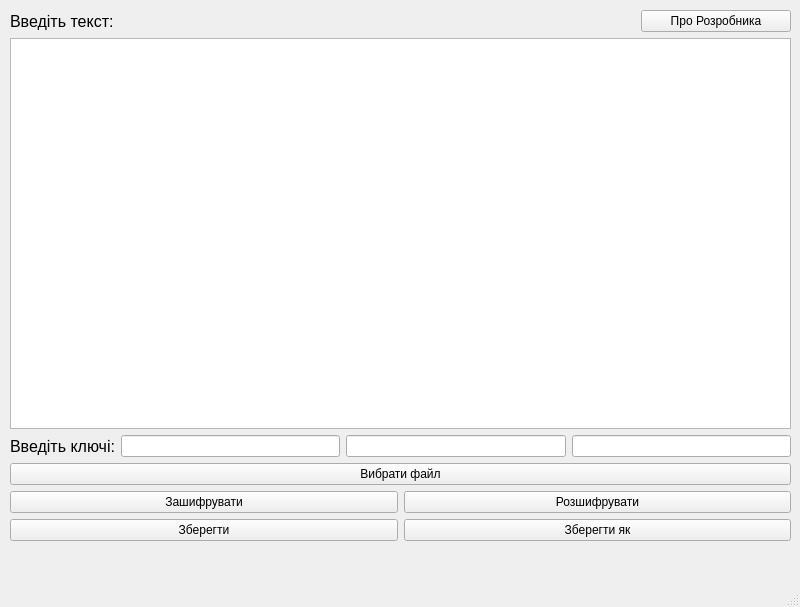
<?xml version="1.0" encoding="UTF-8"?>
<ui version="4.0">
 <class>MainWindow</class>
 <widget class="QMainWindow" name="MainWindow">
  <property name="geometry">
   <rect>
    <x>0</x>
    <y>0</y>
    <width>800</width>
    <height>607</height>
   </rect>
  </property>
  <property name="minimumSize">
   <size>
    <width>800</width>
    <height>607</height>
   </size>
  </property>
  <property name="maximumSize">
   <size>
    <width>800</width>
    <height>607</height>
   </size>
  </property>
  <property name="windowTitle">
   <string>MainWindow</string>
  </property>
  <widget class="QWidget" name="centralwidget">
   <widget class="QWidget" name="verticalLayoutWidget">
    <property name="geometry">
     <rect>
      <x>0</x>
      <y>0</y>
      <width>801</width>
      <height>551</height>
     </rect>
    </property>
    <layout class="QVBoxLayout" name="verticalLayout">
     <property name="sizeConstraint">
      <enum>QLayout::SetDefaultConstraint</enum>
     </property>
     <property name="leftMargin">
      <number>10</number>
     </property>
     <property name="topMargin">
      <number>10</number>
     </property>
     <property name="rightMargin">
      <number>10</number>
     </property>
     <property name="bottomMargin">
      <number>10</number>
     </property>
     <item>
      <layout class="QHBoxLayout" name="horizontalLayout_4">
       <item>
        <widget class="QLabel" name="label">
         <property name="enabled">
          <bool>true</bool>
         </property>
         <property name="font">
          <font>
           <pointsize>12</pointsize>
          </font>
         </property>
         <property name="text">
          <string>Введіть текст:</string>
         </property>
        </widget>
       </item>
       <item>
        <widget class="QPushButton" name="developer_info_button">
         <property name="maximumSize">
          <size>
           <width>150</width>
           <height>16777215</height>
          </size>
         </property>
         <property name="text">
          <string>Про Розробника</string>
         </property>
        </widget>
       </item>
      </layout>
     </item>
     <item>
      <widget class="QTextEdit" name="textEdit">
       <property name="font">
        <font>
         <pointsize>10</pointsize>
        </font>
       </property>
      </widget>
     </item>
     <item>
      <layout class="QHBoxLayout" name="horizontalLayout_3">
       <item>
        <widget class="QLabel" name="label_2">
         <property name="font">
          <font>
           <pointsize>12</pointsize>
          </font>
         </property>
         <property name="text">
          <string>Введіть ключі:</string>
         </property>
        </widget>
       </item>
       <item>
        <widget class="QLineEdit" name="key1"/>
       </item>
       <item>
        <widget class="QLineEdit" name="key2"/>
       </item>
       <item>
        <widget class="QLineEdit" name="key3"/>
       </item>
      </layout>
     </item>
     <item>
      <widget class="QPushButton" name="choose_file_button">
       <property name="text">
        <string>Вибрати файл</string>
       </property>
       <property name="autoDefault">
        <bool>false</bool>
       </property>
       <property name="default">
        <bool>false</bool>
       </property>
       <property name="flat">
        <bool>false</bool>
       </property>
      </widget>
     </item>
     <item>
      <layout class="QHBoxLayout" name="horizontalLayout">
       <item>
        <widget class="QPushButton" name="encrypt_button">
         <property name="text">
          <string>Зашифрувати</string>
         </property>
        </widget>
       </item>
       <item>
        <widget class="QPushButton" name="decrypt_button">
         <property name="text">
          <string>Розшифрувати</string>
         </property>
        </widget>
       </item>
      </layout>
     </item>
     <item>
      <layout class="QHBoxLayout" name="horizontalLayout_2">
       <item>
        <widget class="QPushButton" name="save_button">
         <property name="text">
          <string>Зберегти</string>
         </property>
        </widget>
       </item>
       <item>
        <widget class="QPushButton" name="save_as_button">
         <property name="text">
          <string>Зберегти як</string>
         </property>
        </widget>
       </item>
      </layout>
     </item>
    </layout>
   </widget>
  </widget>
  <widget class="QMenuBar" name="menubar">
   <property name="geometry">
    <rect>
     <x>0</x>
     <y>0</y>
     <width>800</width>
     <height>26</height>
    </rect>
   </property>
  </widget>
  <widget class="QStatusBar" name="statusbar"/>
 </widget>
 <resources/>
 <connections/>
</ui>
